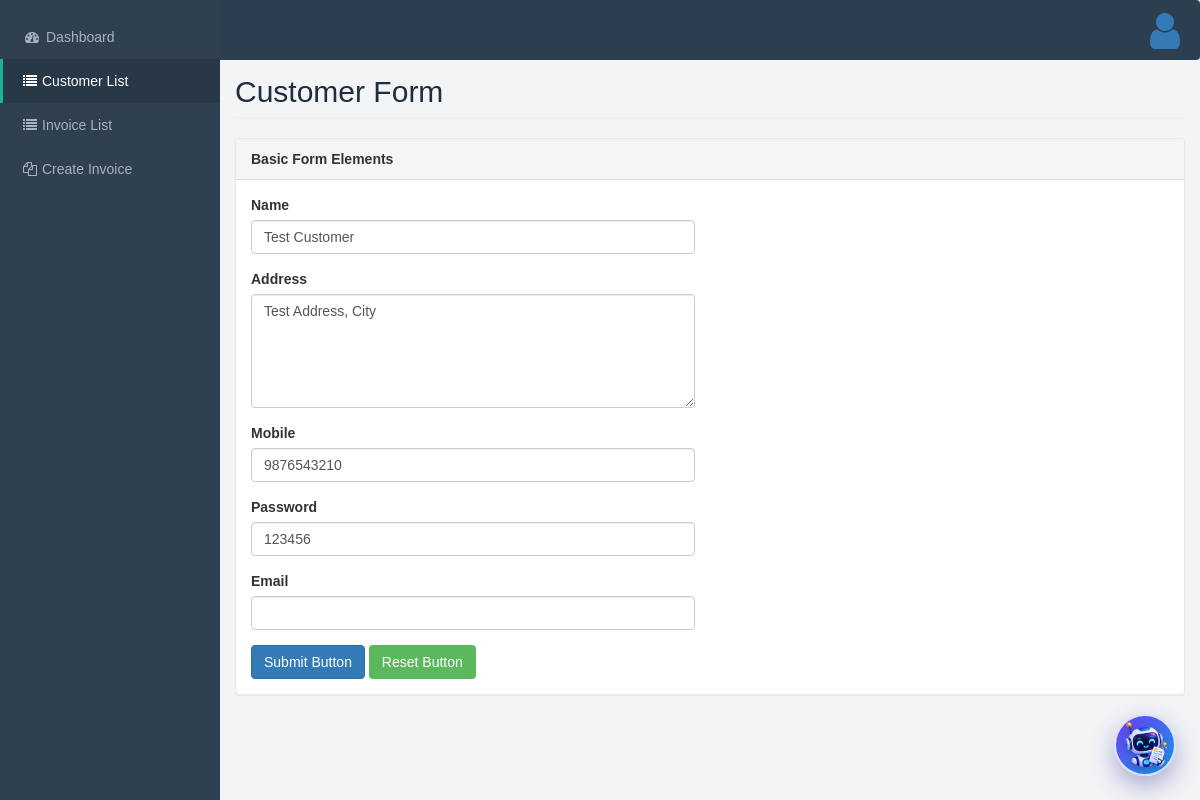
The page /customer.php?cus_id=4 (signed in) on the database its author committed.
### tables this page shows
CREATE TABLE `customers` (
  `cus_id` int(11) NOT NULL AUTO_INCREMENT,
  `company_id` int(11) DEFAULT NULL,
  `cus_name` varchar(150) DEFAULT NULL,
  `cus_address` text DEFAULT NULL,
  `cus_email` varchar(150) DEFAULT NULL,
  `cus_mobile` varchar(20) DEFAULT NULL,
  `cus_password` varchar(255) DEFAULT NULL,
  `cus_status` tinyint(4) DEFAULT 1,
  `cus_created_on` bigint(20) DEFAULT NULL,
  `cus_updated_on` bigint(20) DEFAULT NULL,
  PRIMARY KEY (`cus_id`)
);

### includes/auth_check.php (called while the page is built, shortened)
<?php
require_once __DIR__ . '/common.php';
function get_current_user_role()
{
    $identities = array();
    if (!empty($_SESSION['vendor_data']['userid'])) { $identities[] = 'vendor'; }
    return $identities[0];
}
function get_current_user_id()
{
    $role = get_current_user_role();
    if ($role === 'vendor') return (int)$_SESSION['vendor_data']['userid'];
    return 0;
}
function get_current_company_id()
{
    global $con;
    $userId = get_current_user_id();
    $stmt = mysqli_prepare($con, 'SELECT userid FROM companies WHERE userid = ? LIMIT 1');
    mysqli_stmt_bind_param($stmt, 'i', $userId);
    mysqli_stmt_execute($stmt);
    $result = mysqli_stmt_get_result($stmt);
    $row = mysqli_fetch_assoc($result);
    $companyId = (int)$row['userid'];
    return $companyId;
}

### includes/connection_mysql.php (called while the page is built, shortened)
<?php
$con = mysqli_connect(MYSQL_HOST, MYSQL_USER, MYSQL_PASS, MYSQL_DB, MYSQL_PORT);
mysqli_set_charset($con, 'utf8mb4');
function Select_Some($fields,$table,$conditions)
{
    global $con;
    $query="Select $fields from $table where $conditions";
    $get_data=mysqli_query($con,$query);
    if($get_data)
    {
        return $get_data;
    }
    else
    {
        return array("success"=>"false","data"=>mysqli_error($con));
    }
}
?>

### customer.php (the view, shortened to what this page needs)
<?php
require_once __DIR__ . '/includes/auth_check.php';
require_once __DIR__ . '/includes/header.php';
$cus_id = isset($_REQUEST['cus_id']) ? (int)$_REQUEST['cus_id'] : 0;
$customerData = array();
if ($cus_id > 0) {
    $customerCondition = 'cus_id = ' . $cus_id . ' AND company_id = ' . get_current_company_id();
    $cQuery = Select_Some('*', 'customers', $customerCondition);
    if (is_object($cQuery) && mysqli_num_rows($cQuery) > 0) {
        $customerData = mysqli_fetch_assoc($cQuery);
    }
}
?>
<!DOCTYPE html>
<html>
<body>
    <div id="wrapper">
        <?php require_once __DIR__ . '/includes/upper_menu.php';?>
        <?php require_once __DIR__ . '/includes/left_menu.php';?>
        <div id="page-wrapper">
            <div class="row">
                <div class="col-lg-12">
                    <h1 class="page-header">Customer Form</h1>
                </div>
            </div>
            <div class="row">
                <div class="col-lg-12">
                    <div class="panel panel-default">
                        <div class="panel-heading">
                            Basic Form Elements
                        </div>
                        <div class="panel-body">
                            <div class="row">
                                <form role="form" method="post" action="<?php echo APP_URL.'model/common.php'?>" onsubmit="return update_profile();">
                                    <div class="col-lg-6">
                                        <div class="form-group">
                                            <label>Name</label>
                                            <input type="text" class="form-control" name="name" id="name" value="<?php echo !empty($customerData['cus_name']) ? htmlspecialchars($customerData['cus_name']) : ''; ?>">
                                        </div>
                                        <div class="form-group">
                                            <label>Address</label>
                                            <textarea name="address" id="address" class="form-control" rows="5"><?php echo !empty($customerData['cus_address']) ? htmlspecialchars($customerData['cus_address']) : ''; ?></textarea>
                                        </div>
                                        <div class="form-group">
                                            <label>Mobile</label>
                                            <input type="text" class="form-control" name="mobile" id="mobile" value="<?php echo !empty($customerData['cus_mobile']) ? htmlspecialchars($customerData['cus_mobile']) : ''; ?>">
                                        </div>
                                        <div class="form-group">
                                            <label>Password</label>
                                            <input type="text" class="form-control" name="password" id="password" value="<?php echo !empty($customerData['cus_password']) ? htmlspecialchars($customerData['cus_password']) : ''; ?>">
                                        </div>
                                        <div class="form-group">
                                            <label>Email</label>
                                            <input type="text" class="form-control" name="email" id="email" value="<?php echo !empty($customerData['cus_email']) ? htmlspecialchars($customerData['cus_email']) : ''; ?>">
                                        </div>
                                        <button type="submit" class="btn btn-primary">Submit Button</button>
                                        <button type="reset" class="btn btn-success">Reset Button</button>
                                    </div>
                                    <div class="col-lg-6">
                                    </div>
                                </form>
                            </div>
                        </div>
                    </div>
                </div>
            </div>
        </div>
    </div>
</body>
</html>

### assets/css/style.css (style rules this page uses)
body { background: #f3f4f6; color: #333; font-family: Arial, Helvetica, sans-serif; }
#wrapper { width: 100%; min-height: 100vh; }
#page-wrapper { margin-left: 220px; padding: 20px 25px; }
.page-header { margin: 0 0 20px; font-size: 30px; color: #1f2d3d; }
.panel { background: #fff; border: 1px solid #e7eaec; border-radius: 4px; box-shadow: 0 1px 1px rgba(0,0,0,0.05); margin-bottom: 20px; }
.panel-heading { padding: 10px 15px; border-bottom: 1px solid transparent; font-weight: 600; }
.panel-body { padding: 15px; }
.form-control { display: block; width: 100%; height: 34px; padding: 6px 12px; font-size: 14px; line-height: 1.42857143; color: #555; background: #fff; border: 1px solid #ccc; border-radius: 4px; box-sizing: border-box; }
.btn { display: inline-block; padding: 6px 12px; margin-bottom: 0; font-size: 14px; font-weight: 400; line-height: 1.42857143; text-align: center; white-space: nowrap; vertical-align: middle; cursor: pointer; border: 1px solid transparent; border-radius: 4px; }
.btn-primary { background: #337ab7; border-color: #2e6da4; color: #fff; }
.row { margin-left: -15px; margin-right: -15px; }
.col-lg-12, .col-lg-8, .col-lg-4, .col-lg-3 { position: relative; min-height: 1px; padding-left: 15px; padding-right: 15px; box-sizing: border-box; }
.col-lg-12 { width: 100%; float: left; }

### assets/css/style_responsive.css (style rules this page uses)
@media (max-width: 1200px) { #page-wrapper { padding: 15px; } }

### rows shown on the page
customers: name "Test Customer", address "Test Address, City", mobile "9876543210", password "123456"
